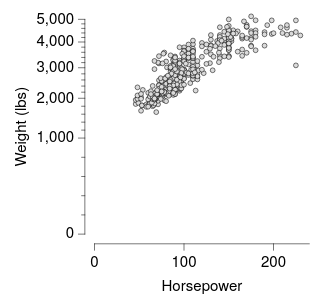

Write a Vega-Lite specification for this figure.
### Vega-Lite specification from a JSON file in a GitHub repository (floating-point values rounded to 4 significant figures; data arrays with more than 128 entries replaced by an {"elided": "..."} marker saying what was removed)
{"background": null, "config": {"arc": {"fill": "#DBDBDB", "fillOpacity": 1.0, "innerRadius": 25.0, "padAngle": 0.03, "stroke": "black", "strokeOpacity": 1, "strokeWidth": 0.25}, "area": {"fill": "#DBDBDB", "fillOpacity": 1.0, "stroke": "black", "strokeOpacity": 1, "strokeWidth": 0.25}, "axis": {"domain": true, "domainCap": "round", "domainColor": "black", "domainWidth": 0.25, "grid": false, "gridCap": "round", "gridColor": "#F1F1F1", "gridDash": [0, 0], "gridOpacity": 1.0, "gridWidth": 0.25, "labelColor": "black", "labelFont": "HelveticaNeue", "labelFontSize": 7, "labelFontStyle": "normal", "labelFontWeight": 400, "offset": 4.5, "ticks": true, "tickCap": "round", "tickColor": "black", "tickRound": false, "tickSize": 3, "tickWidth": 0.25, "titleColor": "black", "titleFont": "HelveticaNeue", "titleFontSize": 7, "titleFontStyle": "normal", "titleFontWeight": 400}, "axisX": {"domain": true, "labelAlign": "center", "labelAngle": 0, "labels": true, "ticks": true, "translate": 0}, "axisY": {"domain": true, "labelAlign": "right", "labelAngle": 0, "labels": true, "ticks": true, "translate": 0}, "axisRight": {"domain": true, "labelAlign": "left", "labelAngle": 0, "labels": true, "ticks": true, "translate": 0}, "axisTop": {"domain": true, "labelAlign": "center", "labelAngle": 0, "labels": true, "ticks": true, "translate": 0}, "axisBand": {"tickOffset": 0}, "bar": {"fill": "#DBDBDB", "fillOpacity": 1.0, "stroke": "black", "strokeOpacity": 1, "strokeWidth": 0.25}, "boxplot": {"size": 9.0, "ticks": {"cornerRadius": 0.25, "fill": "black", "size": 4.5, "thickness": 0.25}, "box": {"fillOpacity": 1.0, "stroke": "black", "strokeOpacity": 1, "strokeWidth": 0.25}, "median": {"fill": "black", "fillOpacity": 1.0, "size": 9.0, "thickness": 0.25}, "rule": {"fill": "black", "fillOpacity": 1.0, "size": 10.0, "stroke": "black", "strokeDash": [0, 0], "strokeOpacity": 1, "strokeWidth": 0.25}, "outliers": {"color": "black", "fill": "black", "fillOpacity": 1.0, "size": 0, "stroke": "black", "strokeOpacity": 1, "strokeWidth": 0.25}}, "circle": {"fill": "black", "fillOpacity": 1.0, "size": 0.5, "stroke": null, "strokeOpacity": 1, "strokeWidth": 0.25}, "errorband": {"band": {"fillOpacity": 0.6, "stroke": null, "strokeWidth": 0.25, "strokeOpacity": 1}, "borders": {"opacity": 0, "strokeOpacity": 0.25, "strokeWidth": 1}}, "errorbar": {"opacity": 1, "rule": {"strokeDash": [0, 0], "strokeWidth": 0.25}, "ticks": {"color": "black", "cornerRadius": 0.125, "opacity": 1, "size": 6.0, "thickness": 0.25}, "thickness": 0.25}, "font": "HelveticaNeue", "geoshape": {"fill": "#DBDBDB", "fillOpacity": 1.0, "stroke": "black", "strokeOpacity": 1, "strokeWidth": 0.25}, "header": {"labelColor": "black", "labelFont": "HelveticaNeue", "labelFontSize": 7, "labelFontStyle": "normal", "labelFontWeight": 400, "titleColor": "black", "titleFont": "HelveticaNeue", "titleFontSize": 7, "titleFontStyle": "normal", "titleFontWeight": 400, "titlePadding": 0}, "legend": {"disable": false, "offset": 4.5, "gradientLength": 50.0, "gradientThickness": 5.0, "gradientOpacity": 1.0, "gradientStrokeColor": "black", "gradientStrokeWidth": 0.25, "labelColor": "black", "labelFont": "HelveticaNeue", "labelFontSize": 7, "labelFontStyle": "normal", "labelFontWeight": 400, "strokeColor": "black", "strokeWidth": 0, "symbolSize": 42, "symbolStrokeColor": "black", "symbolStrokeWidth": 0.25, "titleColor": "black", "titleFont": "HelveticaNeue", "titleFontSize": 7, "titleFontStyle": "normal", "titleFontWeight": 400}, "line": {"color": "black", "stroke": "black", "strokeCap": "round", "strokeDash": [0, 0], "strokeOpacity": 1, "strokeWidth": 0.375}, "point": {"filled": true, "fill": "#DBDBDB", "fillOpacity": 1.0, "size": 5.0, "stroke": "black", "strokeOpacity": 1, "strokeWidth": 0.25}, "range": {"category": ["#C6D9F1", "#F1C9CB", "#FEF0B9", "#CEE37A", "#7AA8E0", "#E589A3", "#FDDD5D", "#68B961", "#4177B1", "#C35082", "#E5C227", "#438156"], "diverging": {"scheme": ["#C35082", "#CE6D94", "#D989A7", "#E2A4BA", "#EABFCE", "#F1DBE2", "#F6F6F6", "#D7E0EB", "#B9CBE0", "#9BB6D5", "#7DA1C9", "#5F8CBD", "#4177B1"]}, "heatmap": {"scheme": ["#DFE9F7", "#C6D9F1", "#ADC8EC", "#94B8E6", "#7AA8E0", "#6097DA", "#4D87CA", "#4177B1", "#386898", "#2F597F", "#264A69", "#1D3A58"]}, "ordinal": {"scheme": ["#F1F1F1", "#DBDBDB", "#C6C6C6", "#B2B2B2", "#9D9D9D", "#898989", "#767676", "#636363", "#515151", "#404040", "#2F2F2F", "#1F1F1F"]}, "ramp": {"scheme": ["#DFE9F7", "#C6D9F1", "#ADC8EC", "#94B8E6", "#7AA8E0", "#6097DA", "#4D87CA", "#4177B1", "#386898", "#2F597F", "#264A69", "#1D3A58"]}}, "rule": {"color": "black", "stroke": "black", "strokeCap": "round", "strokeDash": [2, 2], "strokeOpacity": 1, "strokeWidth": 0.25}, "scale": {"bandPaddingInner": 0.1, "bandPaddingOuter": 0.1, "round": false}, "rect": {"fill": "#DBDBDB", "fillOpacity": 1.0, "stroke": "black", "strokeOpacity": 1, "strokeWidth": 0.25}, "square": {"fill": "#DBDBDB", "fillOpacity": 1.0, "size": 10.0, "stroke": "black", "strokeOpacity": 1, "strokeWidth": 0.25}, "text": {"color": "black", "font": "HelveticaNeue", "fontSize": 7, "fontStyle": "normal", "fontWeight": 400}, "title": {"anchor": "middle", "frame": "group", "color": "black", "font": "HelveticaNeue", "fontSize": 7, "fontStyle": "normal", "fontWeight": 400, "subtitleColor": "black", "subtitleFont": "HelveticaNeue", "subtitleFontSize": "HelveticaNeue", "subtitleFontStyle": "normal", "subtitleFontWeight": 400}, "view": {"continuousWidth": 100, "continuousHeight": 100, "discreteWidth": 100, "discreteHeight": 100, "fill": null, "stroke": null, "strokeWidth": 0.25}}, "layer": [{"mark": {"type": "point"}, "encoding": {"x": {"field": "Horsepower", "title": "Horsepower", "type": "quantitative"}, "y": {"axis": {"values": [0, 1000, 2000, 3000, 4000, 5000]}, "field": "Weight_in_lbs", "scale": {"exponent": 0.5, "type": "pow"}, "title": "Weight (lbs)", "type": "quantitative"}}}, {"mark": {"type": "point", "opacity": 0}, "encoding": {"y": {"axis": {"domain": false, "grid": false, "labels": false, "orient": "left", "tickSize": 1.5, "ticks": true, "values": [40.0, 160.0, 360.0, 640.0, 1173.0, 1359.0, 1559.0, 1773.0, 2184.0, 2376.0, 2576.0, 2784.0, 3189.0, 3383.0, 3583.0, 3789.0, 4191.0, 4387.0, 4587.0, 4791.0]}, "field": "Weight_in_lbs", "scale": {"domain": [0.0, 5000.0], "exponent": 0.5, "type": "pow"}, "title": null, "type": "quantitative"}}}], "data": {"name": "data-d7a230a7326baf606a19256938f2a2d2"}, "resolve": {"axis": {"y": "independent"}}, "$schema": "https://vega.github.io/schema/vega-lite/v6.4.1.json", "datasets": {"data-d7a230a7326baf606a19256938f2a2d2": {"elided": "400 records"}}}
